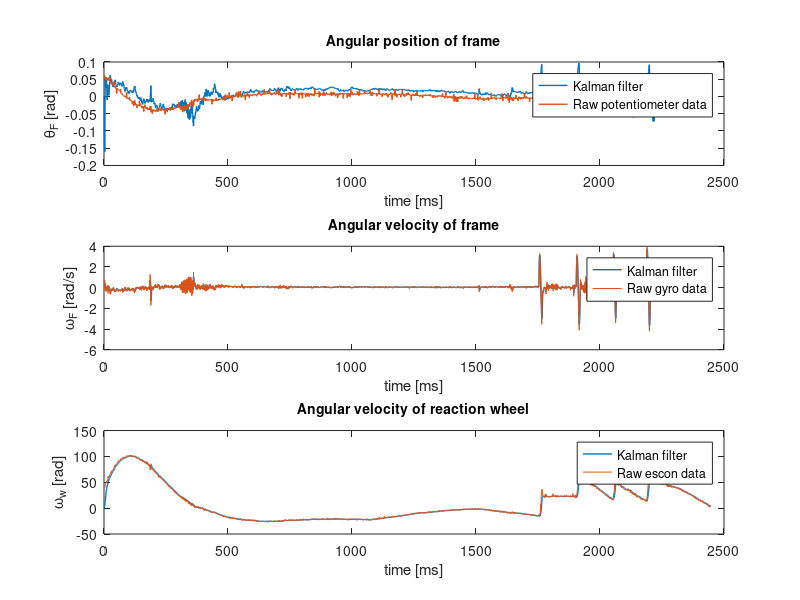

Reproduce this figure in MATLAB.
clc
close all
clear all
%% Load file
% 1. Timestamp - 2. Potentiometer angle - 3. Gyro speed of frame - 4. Acceleration in X - 5. Acceleration in Y - 6. Speed of wheel
data = dlmread('balance_data_3.csv', ';');
% data = csvread('balance_data_3.csv');

%% measurements
% 1. Angle of frame - 2. Gyro speed of frame - 3. Speed of wheel
% z = transpose([-(atan2(data(:,4), data(:,5)) - pi/4) , data(:,3), 2*data(:,6)]);
z = transpose([-(atan2(-data(:,5), -data(:,4)) + pi - pi/4) , data(:,3), 2*data(:,6)]);
pot = data(:,2)*(pi)/180;
filtered_ang_pos = data(:,7);
% plot(z(:,1))
% hold on
% plot(data(:,2)*pi/180)
%% Model parameter definitions

g = 9.816; % Gravitational acceleration [m/s^2]
m_w = 0.220; % Mass of the wheel [kg]
l_w = 0.092; % Distance between flywheel's COM and origin [m]
J_w = 0.699*10^(-3); % Inertia of the flyweheel [kg*m^2]
b_w = 1.93*10^(-5); % Damping coefficient for the flywheel [N*m*s/rad]
m_f = 0.766-m_w; % Mass of the frame [kg]
l_f = 0.0958; % Distance between frame COM and the origin [m]
J_f = 0.0067; % Inertia of the frame [kg*m^2]
b_f = (0.0036+0.0033+0.0038)/3; % Damping coefficient for the frame [N*m*s/rad]
%% State space model (continuous)

A = zeros(3,3);
A(1,1) = 0;
A(1,2) = 1;
A(1,3) = 0;
A(2,1) = g*(m_f*l_f+m_w*l_w)/(J_f + m_w*(l_w)^2);
A(2,2) = -b_f/(J_f+m_w*(l_w)^2);
A(2,3) = b_w/(J_f+m_w*(l_w)^2);
A(3,1) = - g*(m_f*l_f+m_w*l_w)/(J_f+m_w*(l_w)^2);
A(3,2) = b_f/(J_f+m_w*(l_w)^2);
A(3,3) = -b_w*(J_w+J_f+m_w*(l_w)^2)/(J_w*(J_f+m_w*(l_w)^2));

B = zeros(3,1);
B(1) = 0;
B(2) = -1/(J_f+m_w*(l_w)^2);
B(3) = (J_w+J_f+m_w*(l_w)^2)/(J_w*(J_f+m_w*(l_w)^2));

C = eye(3);
D = zeros(3,1);
sys = ss(A,B,C,D);

u = data(:,7); %% Input vector

%% Discrete State space
dt = 0.002; %% sampling time
d_sys = c2d(sys,dt);

A_d = d_sys.A;
B_d = d_sys.B;


%% %%%%%%%%%%%%%%% KALMAN FILTER %%%%%%%%%%%%%%%%%%%%%
% initial guess of the state
x_prior(:,1) = [0 0 0];
x_post(:,1) = [0 0 0];

P_prior = eye(3);
P_post = eye(3);

% Mapping between states and measurements
H = eye(3);

%%% Covariance of the noise in the measurement
R = [0.01 0 0;
        0 1 0;
        0 0 1000];

%%% Covariance of the noise in the process
Q = [0.00001 0 0;
        0 1 0;
        0 0 50];

% Main Kalman loop
for i = 2:length(u)
    x_prior(:,i) = A_d*x_post(:,i-1) + B_d*u(i);
    P_prior = A_d*P_post*transpose(A_d) + Q;
    K = P_prior * transpose(H) * ...
           inv((H * P_prior * transpose(H) + R));    
    x_post(:,i) = x_prior(:,i) + K*(z(:,i) - H*x_prior(:,i));
    P_post = P_prior - K*H*P_prior;
end

Kalman_poles = eig(A_d - H*K);

%% %%%%%%% Plotting results %%%%%%%%%%%%%
figure(1)
subplot(3, 1, 1)
% plot(filtered_ang_pos)
% hold on
plot(x_post(1,:), 'Linewidth', 1)
hold on
plot(pot, 'Linewidth', 1)
xlabel('time [ms]') 
ylabel('\theta_F [rad]') 
% legend('Complementary filter', 'Kalman filter', 'Raw potentiometer data') %% Add if plot(filtered_ang_pos) is enabled
legend('Kalman filter', 'Raw potentiometer data') %% Remove this if plot(filtered_ang_pos) is enabled
title('Angular position of frame', 'FontSize', 10);

subplot(3, 1, 2)
plot(x_post(2,:), 'Linewidth', 1)
hold on
plot (z(2,:))
xlabel('time [ms]') 
ylabel('\omega_F [rad/s]') 
legend('Kalman filter', 'Raw gyro data') %% Add if plot(filtered_ang_pos) is enabled
title('Angular velocity of frame', 'FontSize', 10);

 
subplot(3, 1, 3)
plot(x_post(3,:), 'Linewidth', 1)
hold on
plot (z(3,:))
xlabel('time [ms]') 
ylabel('\omega_w [rad]') 
legend('Kalman filter', 'Raw escon data') %% Add if plot(filtered_ang_pos) is enabled
title('Angular velocity of reaction wheel', 'FontSize', 10);

 

 
